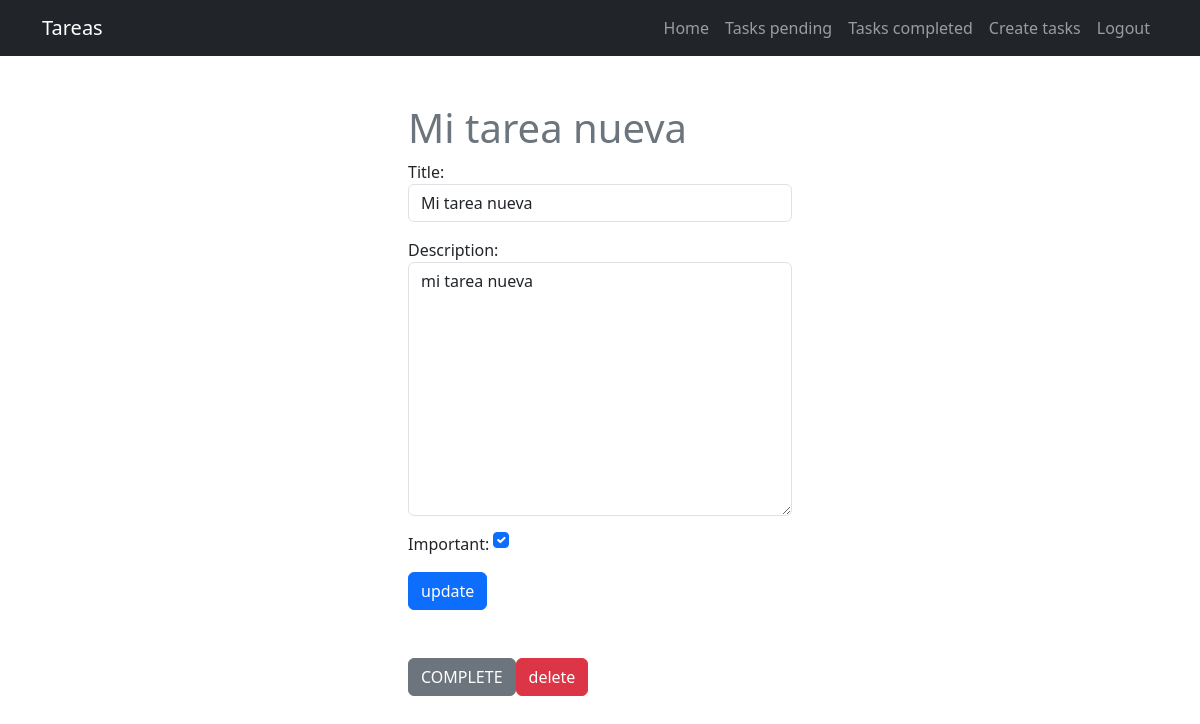
The page /task/6/ (signed in) on the database its author committed.
### tasks/models.py (models this page shows, shortened)
class Task(models.Model):
    title = models.CharField(max_length= 255)
    description = models. TextField(blank=True)
    created = models.DateTimeField(auto_now_add=True)
    datecompleted = models.DateTimeField(null=True,blank=True)
    important = models.BooleanField(default=False)
    user = models.ForeignKey(User, on_delete= models.CASCADE)

### tasks/views.py (the view, shortened to what this page needs)
# urls.py: path("task/<int:task_id>/", views.task_detail, name="task_detail"),
@login_required
def task_detail(request,task_id):
    if request.method == 'GET':
        task = get_object_or_404(Task, pk=task_id, user=request.user)
        form = TaskForm(instance=task)
        return render(request, 'task_detail.html', {'task': task, 'form': form})

### tasks/forms.py
class TaskForm(forms.ModelForm):
    class Meta :
        model= Task
        fields = ['title','description', 'important']
        widgets= {
            'title': forms.TextInput(attrs={'class': 'form-control','placeholder':'write a title'}),
            'description': forms.Textarea(attrs={'class': 'form-control','placeholder':'write a description'}),
            'important': forms.CheckboxInput(attrs={'class': 'form-check-input m-auto',}),
        }

### tasks/templates/task_detail.html (shortened to what this page needs)
{% extends 'base.html' %}
{% block content %}
<main class="contendor">
    <div class="row">
        <section class="col-md-4 offset-md-4 mt-5">
            <h1 class="text-secondary">{{task.title}}</h1>
            <form method="post">
                {{form.as_p}}
                <button class="btn btn-primary">
                    update
                </button>
            </form>
            <div class="mt-5 d-flex">
                <form action="{% url 'complete_task' task.id %}" method="POST">
                    <button class="btn btn-secondary">
                        COMPLETE
                    </button>
                </form>
                <form action="{% url 'delete_task' task.id %}" method="POST">
                    <button class="btn btn-danger">
                        delete
                    </button>
                </form>
            </div>
        </section>
    </div>
</main>
{% endblock %}

### rows shown on the page
Task: title "Mi tarea nueva", description "mi tarea nueva", important "☑"
